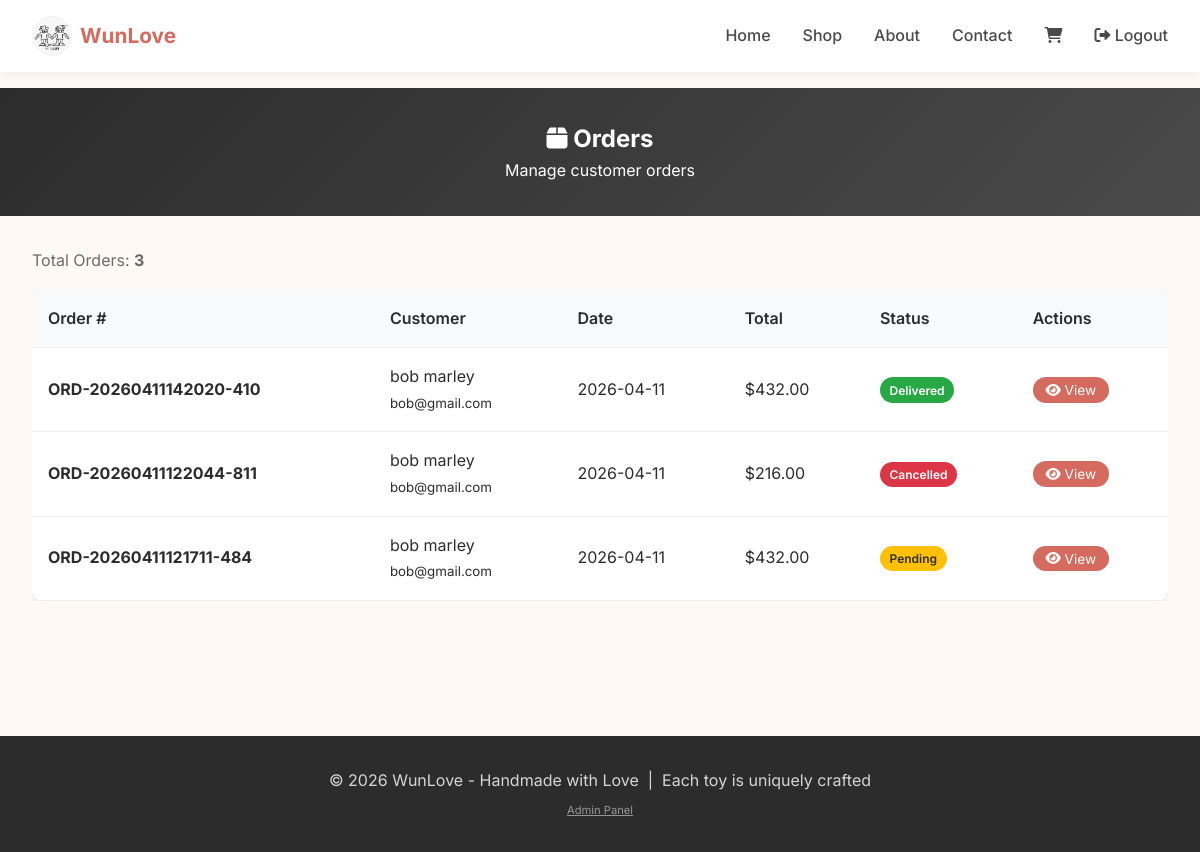
Page /admin/orders (signed in) on the committed database.
### tables this page shows
CREATE TABLE orders (
            id INTEGER PRIMARY KEY AUTOINCREMENT,
            order_number TEXT UNIQUE NOT NULL,
            customer_name TEXT NOT NULL,
            customer_email TEXT NOT NULL,
            customer_phone TEXT NOT NULL,
            shipping_address TEXT NOT NULL,
            shipping_city TEXT NOT NULL,
            shipping_state TEXT,
            shipping_zip TEXT NOT NULL,
            shipping_country TEXT NOT NULL,
            order_items TEXT NOT NULL,
            subtotal REAL NOT NULL,
            shipping_cost REAL DEFAULT 0,
            tax REAL DEFAULT 0,
            total REAL NOT NULL,
            status TEXT DEFAULT 'pending',
            notes TEXT,
            created_at TIMESTAMP DEFAULT CURRENT_TIMESTAMP
        );

### app.py (the view)
@app.route('/admin/orders')
@login_required
def admin_orders():
    conn = get_db()
    orders = conn.execute('SELECT * FROM orders ORDER BY created_at DESC').fetchall()
    conn.close()
    return render_template('admin_orders.html', orders=orders)

### app.py (called while the page is built)
def get_db():
    conn = sqlite3.connect(DATABASE)
    conn.row_factory = sqlite3.Row
    return conn

def login_required(f):
    @wraps(f)
    def decorated_function(*args, **kwargs):
        if not session.get('admin_logged_in'):
            flash('Please log in to access the admin area.', 'warning')
            return redirect(url_for('admin_login'))
        return f(*args, **kwargs)
    return decorated_function

def get_cart():
    return session.get('cart', {})

def get_cart_count():
    cart = get_cart()
    return sum(item['quantity'] for item in cart.values())

@app.context_processor
def utility_processor():
    def get_cart_count_global():
        return get_cart_count()
    return dict(get_cart_count=get_cart_count_global)

### templates/admin_orders.html (shortened to what this page needs)
{% extends "base.html" %}
{% block content %}
<section class="admin-header">
        <h1><i class="fas fa-box"></i> Orders</h1>
        <p>Manage customer orders</p>
</section>
<section class="admin-container">
        <div class="order-count">
                Total Orders: <strong>{{ orders|length }}</strong>
        </div>
        <div class="orders-table-container">
                {% if orders %}
                <table class="orders-table" id="ordersTable">
                        <thead>
                                <tr>
                                        <th>Order #</th>
                                        <th>Customer</th>
                                        <th>Date</th>
                                        <th>Total</th>
                                        <th>Status</th>
                                        <th>Actions</th>
                                </tr>
                        </thead>
                        <tbody>
                                {% for order in orders %}
                                <tr data-status="{{ order.status }}">
                                        <td><strong>{{ order.order_number }}</strong></td>
                                        <td>{{ order.customer_name }}<br><small>{{ order.customer_email }}</small></td>
                                        <td>{{ order.created_at[:10] }}</td>
                                        <td>${{ "%.2f"|format(order.total) }}</td>
                                        <td>
                                                <span class="status-badge status-{{ order.status }}">
                                                        {{ order.status|capitalize }}
                                                </span>
                                        </td>
                                        <td>
                                                <a href="{{ url_for('admin_order_detail', order_id=order.id) }}"
                                                        class="view-btn">
                                                        <i class="fas fa-eye"></i> View
                                                </a>
                                        </td>
                                </tr>
                                {% endfor %}
                        </tbody>
                </table>
                {% else %}
                <div class="no-orders">
                        <i class="fas fa-box-open" style="font-size: 3rem; color: #ddd; margin-bottom: 1rem;"></i>
                        <h3>No Orders Yet</h3>
                        <p>When customers place orders, they will appear here.</p>
                </div>
                {% endif %}
        </div>
</section>
{% endblock %}

### templates/base.html (shortened to what this page needs)
<!DOCTYPE html>
<html lang="en">
<head>
        <link rel="stylesheet" href="https://cdnjs.cloudflare.com/ajax/libs/font-awesome/6.0.0/css/all.min.css">
</head>
<body>
        <header class="header">
                <nav class="navbar">
                                <a href="{{ url_for('index') }}" class="logo">
                                        <img src="{{ url_for('static', filename='imgs/WunLoveLogo.jpg') }}" alt="WunLove" class="logo-img">
                                        <span class="logo-text">WunLove</span>
                                </a>
                        <ul class="nav-links">
                                <li><a href="{{ url_for('index') }}"
                                                class="{% if request.endpoint == 'index' %}active{% endif %}">Home</a>
                                </li>
                                <li><a href="{{ url_for('shop') }}"
                                                class="{% if request.endpoint == 'shop' %}active{% endif %}">Shop</a>
                                </li>
                                <li><a href="{{ url_for('about') }}"
                                                class="{% if request.endpoint == 'about' %}active{% endif %}">About</a>
                                </li>
                                <li><a href="{{ url_for('contact') }}"
                                                class="{% if request.endpoint == 'contact' %}active{% endif %}">Contact</a>
                                </li>
                                <li class="cart-link">
                                        <a href="{{ url_for('cart') }}">
                                                <i class="fas fa-shopping-cart"></i>
                                        </a>
                                </li>
                                {% if session.admin_logged_in %}
                                <li><a href="{{ url_for('admin_logout') }}"><i class="fas fa-sign-out-alt"></i> Logout</a></li>
                                {% endif %}
                        </ul>
                </nav>
        </header>
        <main class="main-content">
                {% block content %}{% endblock %}
        </main>
        <footer class="footer">
                <p>&copy; 2026 WunLove - Handmade with Love &nbsp;|&nbsp; Each toy is uniquely crafted</p>
                {% if session.admin_logged_in %}
                <p style="font-size: 0.7rem; opacity: 0.5; margin-top: 0.5rem;">
                        <a href="{{ url_for('admin_dashboard') }}" style="color: white;">Admin Panel</a>
                </p>
                {% endif %}
        </footer>
</body>
</html>

### templates/base.html (style rules this page uses)
* { margin: 0; padding: 0; box-sizing: border-box; }
body { font-family: 'Inter', sans-serif; line-height: 1.6; color: #2c2c2c; background-color: #fef9f4; }
.header { background-color: #fff; box-shadow: 0 2px 10px rgba(0, 0, 0, 0.05); position: sticky; top: 0; z-index: 100; }
.navbar { max-width: 1200px; margin: 0 auto; padding: 1rem 2rem; display: flex; justify-content: space-between; align-items: center; flex-wrap: wrap; }
.logo { display: flex; align-items: center; text-decoration: none; gap: 0.5rem; -webkit-tap-highlight-color: transparent; outline: none; }
.logo-img { width: 40px; height: 40px; border-radius: 50%; object-fit: cover; pointer-events: none; }
.logo-text { font-size: 1.3rem; font-weight: 700; color: #d46b5e; }
.nav-links { display: flex; gap: 2rem; list-style: none; align-items: center; }
.nav-links a { text-decoration: none; color: #4a4a4a; font-weight: 500; transition: color 0.3s; }
.cart-link { position: relative; }
.main-content { min-height: calc(100vh - 200px); }
.footer { background-color: #2c2c2c; color: #fff; text-align: center; padding: 2rem; margin-top: 3rem; }
.footer p { opacity: 0.8; }

### templates/admin_orders.html (style rules this page uses)
.admin-header { background: linear-gradient(135deg, #2c2c2c 0%, #4a4a4a 100%); color: white; padding: 2rem; text-align: center; }
.admin-container { max-width: 1200px; margin: 2rem auto; padding: 0 2rem; }
.orders-table-container { overflow-x: auto; }
.orders-table { width: 100%; background: white; border-radius: 12px; overflow: hidden; box-shadow: 0 2px 10px rgba(0, 0, 0, 0.08); border-collapse: collapse; }
.orders-table th, .orders-table td { padding: 1rem; text-align: left; border-bottom: 1px solid #eee; }
.orders-table th { background-color: #f8f9fa; font-weight: 600; }
.status-badge { display: inline-block; padding: 0.2rem 0.6rem; border-radius: 20px; font-size: 0.75rem; font-weight: 600; }
.status-pending { background: #ffc107; color: #2c2c2c; }
.status-delivered { background: #28a745; color: white; }
.status-cancelled { background: #dc3545; color: white; }
.view-btn { background-color: #d46b5e; color: white; padding: 0.3rem 0.8rem; border-radius: 20px; text-decoration: none; font-size: 0.85rem; }
.order-count { margin-bottom: 1rem; color: #6c6c6c; }

### rows in the picture
orders: order_number "ORD-20260411142020-410", customer_name "bob marley", customer_email "bob@gmail.com", created_at "2026-04-11", total "432.00", status "Delivered"
orders: order_number "ORD-20260411122044-811", customer_name "bob marley", customer_email "bob@gmail.com", created_at "2026-04-11", total "216.00", status "Cancelled"
orders: order_number "ORD-20260411121711-484", customer_name "bob marley", customer_email "bob@gmail.com", created_at "2026-04-11", total "432.00", status "Pending"

### other values in the picture
{{ orders|length }} "3"
